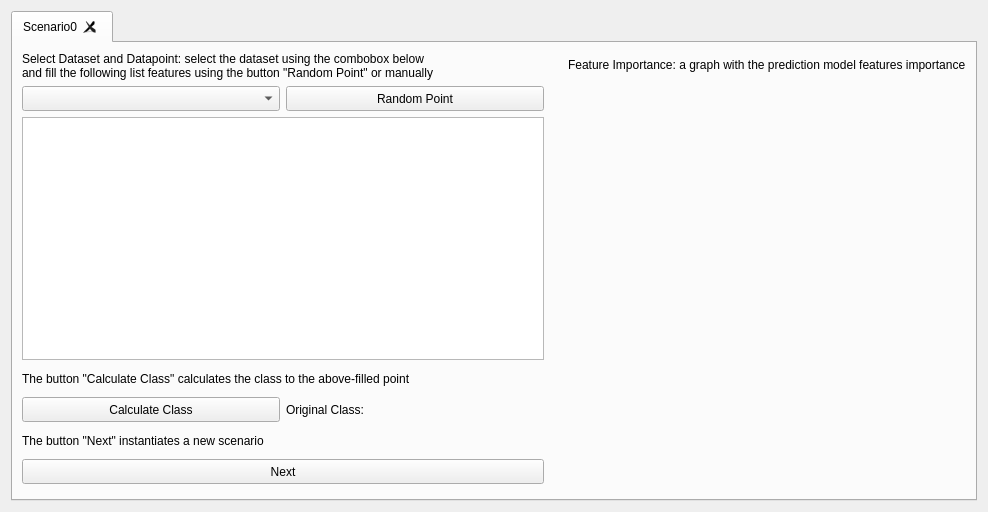
<?xml version="1.0" encoding="UTF-8"?>
<ui version="4.0">
 <class>CounterfactualInterfaceIterable</class>
 <widget class="QWidget" name="CounterfactualInterfaceIterable">
  <property name="geometry">
   <rect>
    <x>0</x>
    <y>0</y>
    <width>951</width>
    <height>512</height>
   </rect>
  </property>
  <property name="windowTitle">
   <string>Form</string>
  </property>
  <layout class="QHBoxLayout" name="horizontalLayout">
   <item>
    <widget class="QTabWidget" name="tabWidget">
     <property name="currentIndex">
      <number>0</number>
     </property>
     <property name="tabsClosable">
      <bool>true</bool>
     </property>
     <widget class="QWidget" name="tabScenario0">
      <attribute name="title">
       <string>Scenario0</string>
      </attribute>
      <layout class="QHBoxLayout" name="horizontalLayout_3">
       <property name="leftMargin">
        <number>0</number>
       </property>
       <property name="topMargin">
        <number>0</number>
       </property>
       <property name="rightMargin">
        <number>0</number>
       </property>
       <property name="bottomMargin">
        <number>0</number>
       </property>
       <item>
        <widget class="QWidget" name="widgetContainerDataset" native="true">
         <property name="sizePolicy">
          <sizepolicy hsizetype="Preferred" vsizetype="Preferred">
           <horstretch>0</horstretch>
           <verstretch>0</verstretch>
          </sizepolicy>
         </property>
         <property name="minimumSize">
          <size>
           <width>540</width>
           <height>0</height>
          </size>
         </property>
         <property name="maximumSize">
          <size>
           <width>540</width>
           <height>16777215</height>
          </size>
         </property>
         <property name="styleSheet">
          <string notr="true">QWidget [objectName*=&quot;widgetContainerDataset&quot;]{
	background-color: rgb(255, 255, 255);

}</string>
         </property>
         <layout class="QVBoxLayout" name="verticalLayout_2">
          <property name="leftMargin">
           <number>9</number>
          </property>
          <item>
           <widget class="QLabel" name="labelSelectDatasetAndDatapoint">
            <property name="minimumSize">
             <size>
              <width>0</width>
              <height>25</height>
             </size>
            </property>
            <property name="maximumSize">
             <size>
              <width>16777215</width>
              <height>16777215</height>
             </size>
            </property>
            <property name="text">
             <string>Select Dataset and Datapoint: select the dataset using the combobox below 
and fill the following list features using the button &quot;Random Point&quot; or manually</string>
            </property>
           </widget>
          </item>
          <item>
           <widget class="QWidget" name="widgetContainerSelectData" native="true">
            <layout class="QHBoxLayout" name="horizontalLayout_2">
             <property name="leftMargin">
              <number>0</number>
             </property>
             <property name="topMargin">
              <number>0</number>
             </property>
             <property name="rightMargin">
              <number>0</number>
             </property>
             <property name="bottomMargin">
              <number>0</number>
             </property>
             <item>
              <widget class="QComboBox" name="comboBoxSelectDataset">
               <property name="minimumSize">
                <size>
                 <width>0</width>
                 <height>25</height>
                </size>
               </property>
              </widget>
             </item>
             <item>
              <widget class="QPushButton" name="pushButtonRandomPoint">
               <property name="minimumSize">
                <size>
                 <width>0</width>
                 <height>25</height>
                </size>
               </property>
               <property name="text">
                <string>Random Point</string>
               </property>
              </widget>
             </item>
            </layout>
           </widget>
          </item>
          <item>
           <widget class="QListWidget" name="listWidgetSelectedPoint"/>
          </item>
          <item>
           <widget class="QLabel" name="labelClassInfo">
            <property name="minimumSize">
             <size>
              <width>0</width>
              <height>25</height>
             </size>
            </property>
            <property name="text">
             <string>The button &quot;Calculate Class&quot; calculates the class to the above-filled point</string>
            </property>
           </widget>
          </item>
          <item>
           <widget class="QWidget" name="widget" native="true">
            <layout class="QHBoxLayout" name="horizontalLayout_9">
             <property name="leftMargin">
              <number>0</number>
             </property>
             <property name="topMargin">
              <number>0</number>
             </property>
             <property name="rightMargin">
              <number>0</number>
             </property>
             <property name="bottomMargin">
              <number>0</number>
             </property>
             <item>
              <widget class="QPushButton" name="pushButtonCalculateClass">
               <property name="minimumSize">
                <size>
                 <width>0</width>
                 <height>25</height>
                </size>
               </property>
               <property name="text">
                <string>Calculate Class</string>
               </property>
              </widget>
             </item>
             <item>
              <widget class="QLabel" name="labelOriginalClass">
               <property name="minimumSize">
                <size>
                 <width>0</width>
                 <height>25</height>
                </size>
               </property>
               <property name="maximumSize">
                <size>
                 <width>16777215</width>
                 <height>25</height>
                </size>
               </property>
               <property name="text">
                <string>Original Class:</string>
               </property>
              </widget>
             </item>
            </layout>
           </widget>
          </item>
          <item>
           <widget class="QLabel" name="labelNextInfo">
            <property name="minimumSize">
             <size>
              <width>0</width>
              <height>25</height>
             </size>
            </property>
            <property name="text">
             <string>The button &quot;Next&quot; instantiates a new scenario</string>
            </property>
           </widget>
          </item>
          <item>
           <widget class="QPushButton" name="pushButtonNext">
            <property name="minimumSize">
             <size>
              <width>0</width>
              <height>25</height>
             </size>
            </property>
            <property name="text">
             <string>Next</string>
            </property>
           </widget>
          </item>
          <item>
           <widget class="QWidget" name="widgetContainerClass" native="true">
            <layout class="QHBoxLayout" name="horizontalLayout_4">
             <property name="leftMargin">
              <number>0</number>
             </property>
             <property name="topMargin">
              <number>0</number>
             </property>
             <property name="rightMargin">
              <number>0</number>
             </property>
             <property name="bottomMargin">
              <number>0</number>
             </property>
            </layout>
           </widget>
          </item>
         </layout>
        </widget>
       </item>
       <item>
        <widget class="QWidget" name="widgetFeatureImportance" native="true">
         <property name="styleSheet">
          <string notr="true">QWidget [objectName*=&quot;widgetFeatureImportance&quot;]{
	background-color: rgb(255, 255, 255);

}</string>
         </property>
         <layout class="QVBoxLayout" name="verticalLayout">
          <item>
           <widget class="QLabel" name="labelFeatureImportance">
            <property name="minimumSize">
             <size>
              <width>0</width>
              <height>25</height>
             </size>
            </property>
            <property name="maximumSize">
             <size>
              <width>16777215</width>
              <height>25</height>
             </size>
            </property>
            <property name="text">
             <string>Feature Importance: a graph with the prediction model features importance</string>
            </property>
           </widget>
          </item>
          <item>
           <widget class="DashView" name="widgetContainerCanvas" native="true"/>
          </item>
         </layout>
        </widget>
       </item>
      </layout>
     </widget>
    </widget>
   </item>
  </layout>
 </widget>
 <customwidgets>
  <customwidget>
   <class>DashView</class>
   <extends>QWidget</extends>
   <header>Dash/DashView.h</header>
   <container>1</container>
  </customwidget>
 </customwidgets>
 <resources/>
 <connections/>
</ui>
